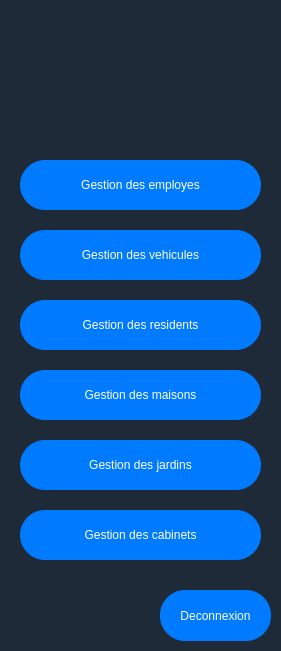
   <widget class="QFrame" name="Cannitech">
    <property name="geometry">
     <rect>
      <x>10</x>
      <y>40</y>
      <width>281</width>
      <height>651</height>
     </rect>
    </property>
    <property name="styleSheet">
     <string notr="true">background-color: #1e2a38;
color: white;
font: bold 11pt &quot;Arial&quot;;</string>
    </property>
    <property name="frameShape">
     <enum>QFrame::Shape::NoFrame</enum>
    </property>
    <property name="frameShadow">
     <enum>QFrame::Shadow::Plain</enum>
    </property>
    <property name="lineWidth">
     <number>0</number>
    </property>
    <property name="midLineWidth">
     <number>0</number>
    </property>
    <widget class="QPushButton" name="gestionemployes">
     <property name="geometry">
      <rect>
       <x>20</x>
       <y>160</y>
       <width>241</width>
       <height>50</height>
      </rect>
     </property>
     <property name="sizePolicy">
      <sizepolicy hsizetype="Fixed" vsizetype="Fixed">
       <horstretch>0</horstretch>
       <verstretch>0</verstretch>
      </sizepolicy>
     </property>
     <property name="focusPolicy">
      <enum>Qt::FocusPolicy::StrongFocus</enum>
     </property>
     <property name="contextMenuPolicy">
      <enum>Qt::ContextMenuPolicy::DefaultContextMenu</enum>
     </property>
     <property name="layoutDirection">
      <enum>Qt::LayoutDirection::LeftToRight</enum>
     </property>
     <property name="styleSheet">
      <string notr="true">QPushButton {
    background-color: #007bff;
    color: white;
    border-radius: 25px;
}

</string>
     </property>
     <property name="text">
      <string>Gestion des employes</string>
     </property>
     <property name="icon">
      <iconset>
       <normaloff>:/figma/users 02.png</normaloff>:/figma/users 02.png</iconset>
     </property>
     <property name="iconSize">
      <size>
       <width>30</width>
       <height>30</height>
      </size>
     </property>
     <property name="checkable">
      <bool>false</bool>
     </property>
     <property name="autoRepeat">
      <bool>false</bool>
     </property>
     <property name="autoExclusive">
      <bool>false</bool>
     </property>
    </widget>
    <widget class="QPushButton" name="gestionvehicules">
     <property name="geometry">
      <rect>
       <x>20</x>
       <y>230</y>
       <width>241</width>
       <height>50</height>
      </rect>
     </property>
     <property name="sizePolicy">
      <sizepolicy hsizetype="Fixed" vsizetype="Fixed">
       <horstretch>0</horstretch>
       <verstretch>0</verstretch>
      </sizepolicy>
     </property>
     <property name="focusPolicy">
      <enum>Qt::FocusPolicy::StrongFocus</enum>
     </property>
     <property name="contextMenuPolicy">
      <enum>Qt::ContextMenuPolicy::DefaultContextMenu</enum>
     </property>
     <property name="layoutDirection">
      <enum>Qt::LayoutDirection::LeftToRight</enum>
     </property>
     <property name="styleSheet">
      <string notr="true">QPushButton {
    background-color: #007bff;
    color: white;
    border-radius: 25px;
}

</string>
     </property>
     <property name="text">
      <string>Gestion des vehicules</string>
     </property>
     <property name="icon">
      <iconset>
       <normaloff>:/figma/community.png</normaloff>:/figma/community.png</iconset>
     </property>
     <property name="iconSize">
      <size>
       <width>30</width>
       <height>30</height>
      </size>
     </property>
     <property name="checkable">
      <bool>false</bool>
     </property>
     <property name="autoRepeat">
      <bool>false</bool>
     </property>
     <property name="autoExclusive">
      <bool>false</bool>
     </property>
    </widget>
    <widget class="QPushButton" name="gestionmaisons">
     <property name="geometry">
      <rect>
       <x>20</x>
       <y>370</y>
       <width>241</width>
       <height>50</height>
      </rect>
     </property>
     <property name="sizePolicy">
      <sizepolicy hsizetype="Fixed" vsizetype="Fixed">
       <horstretch>0</horstretch>
       <verstretch>0</verstretch>
      </sizepolicy>
     </property>
     <property name="focusPolicy">
      <enum>Qt::FocusPolicy::StrongFocus</enum>
     </property>
     <property name="contextMenuPolicy">
      <enum>Qt::ContextMenuPolicy::DefaultContextMenu</enum>
     </property>
     <property name="layoutDirection">
      <enum>Qt::LayoutDirection::LeftToRight</enum>
     </property>
     <property name="styleSheet">
      <string notr="true">QPushButton {
    background-color: #007bff;
    color: white;
    border-radius: 25px;
}

</string>
     </property>
     <property name="text">
      <string>Gestion des maisons</string>
     </property>
     <property name="icon">
      <iconset>
       <normaloff>:/figma/notepad.png</normaloff>:/figma/notepad.png</iconset>
     </property>
     <property name="iconSize">
      <size>
       <width>30</width>
       <height>30</height>
      </size>
     </property>
     <property name="checkable">
      <bool>false</bool>
     </property>
     <property name="autoRepeat">
      <bool>false</bool>
     </property>
     <property name="autoExclusive">
      <bool>false</bool>
     </property>
    </widget>
    <widget class="QPushButton" name="gestionjardins">
     <property name="geometry">
      <rect>
       <x>20</x>
       <y>440</y>
       <width>241</width>
       <height>50</height>
      </rect>
     </property>
     <property name="sizePolicy">
      <sizepolicy hsizetype="Fixed" vsizetype="Fixed">
       <horstretch>0</horstretch>
       <verstretch>0</verstretch>
      </sizepolicy>
     </property>
     <property name="focusPolicy">
      <enum>Qt::FocusPolicy::StrongFocus</enum>
     </property>
     <property name="contextMenuPolicy">
      <enum>Qt::ContextMenuPolicy::DefaultContextMenu</enum>
     </property>
     <property name="layoutDirection">
      <enum>Qt::LayoutDirection::LeftToRight</enum>
     </property>
     <property name="styleSheet">
      <string notr="true">QPushButton {
    background-color: #007bff;
    color: white;
    border-radius: 25px;
}

</string>
     </property>
     <property name="text">
      <string>Gestion des jardins</string>
     </property>
     <property name="icon">
      <iconset>
       <normaloff>:/figma/users 01.png</normaloff>:/figma/users 01.png</iconset>
     </property>
     <property name="iconSize">
      <size>
       <width>30</width>
       <height>30</height>
      </size>
     </property>
     <property name="checkable">
      <bool>false</bool>
     </property>
     <property name="autoRepeat">
      <bool>false</bool>
     </property>
     <property name="autoExclusive">
      <bool>false</bool>
     </property>
    </widget>
    <widget class="QPushButton" name="gestionresidents">
     <property name="geometry">
      <rect>
       <x>20</x>
       <y>300</y>
       <width>241</width>
       <height>50</height>
      </rect>
     </property>
     <property name="sizePolicy">
      <sizepolicy hsizetype="Fixed" vsizetype="Fixed">
       <horstretch>0</horstretch>
       <verstretch>0</verstretch>
      </sizepolicy>
     </property>
     <property name="focusPolicy">
      <enum>Qt::FocusPolicy::StrongFocus</enum>
     </property>
     <property name="contextMenuPolicy">
      <enum>Qt::ContextMenuPolicy::DefaultContextMenu</enum>
     </property>
     <property name="layoutDirection">
      <enum>Qt::LayoutDirection::LeftToRight</enum>
     </property>
     <property name="styleSheet">
      <string notr="true">QPushButton {
    background-color: #007bff;
    color: white;
    border-radius: 25px;
}

</string>
     </property>
     <property name="text">
      <string>Gestion des residents</string>
     </property>
     <property name="icon">
      <iconset>
       <normaloff>:/figma/notepad.png</normaloff>:/figma/notepad.png</iconset>
     </property>
     <property name="iconSize">
      <size>
       <width>30</width>
       <height>30</height>
      </size>
     </property>
     <property name="checkable">
      <bool>false</bool>
     </property>
     <property name="autoRepeat">
      <bool>false</bool>
     </property>
     <property name="autoExclusive">
      <bool>false</bool>
     </property>
    </widget>
    <widget class="QPushButton" name="deconnexion">
     <property name="geometry">
      <rect>
       <x>160</x>
       <y>590</y>
       <width>111</width>
       <height>51</height>
      </rect>
     </property>
     <property name="styleSheet">
      <string notr="true">QPushButton {
    background-color: #007bff;
    color: white;
    border-radius: 25px;
}

</string>
     </property>
     <property name="text">
      <string>Deconnexion</string>
     </property>
     <property name="iconSize">
      <size>
       <width>200</width>
       <height>200</height>
      </size>
     </property>
     <property name="autoRepeatInterval">
      <number>100</number>
     </property>
    </widget>
    <widget class="QPushButton" name="gestioncabinets">
     <property name="geometry">
      <rect>
       <x>20</x>
       <y>510</y>
       <width>241</width>
       <height>50</height>
      </rect>
     </property>
     <property name="sizePolicy">
      <sizepolicy hsizetype="Fixed" vsizetype="Fixed">
       <horstretch>0</horstretch>
       <verstretch>0</verstretch>
      </sizepolicy>
     </property>
     <property name="focusPolicy">
      <enum>Qt::FocusPolicy::StrongFocus</enum>
     </property>
     <property name="contextMenuPolicy">
      <enum>Qt::ContextMenuPolicy::DefaultContextMenu</enum>
     </property>
     <property name="layoutDirection">
      <enum>Qt::LayoutDirection::LeftToRight</enum>
     </property>
     <property name="styleSheet">
      <string notr="true">QPushButton {
    background-color: #007bff;
    color: white;
    border-radius: 25px;
}

</string>
     </property>
     <property name="text">
      <string>Gestion des cabinets</string>
     </property>
     <property name="icon">
      <iconset>
       <normaloff>:/figma/users 01.png</normaloff>:/figma/users 01.png</iconset>
     </property>
     <property name="iconSize">
      <size>
       <width>30</width>
       <height>30</height>
      </size>
     </property>
     <property name="checkable">
      <bool>false</bool>
     </property>
     <property name="autoRepeat">
      <bool>false</bool>
     </property>
     <property name="autoExclusive">
      <bool>false</bool>
     </property>
    </widget>
    <widget class="QLabel" name="label_6">
     <property name="geometry">
      <rect>
       <x>50</x>
       <y>10</y>
       <width>181</width>
       <height>131</height>
      </rect>
     </property>
     <property name="text">
      <string/>
     </property>
     <property name="pixmap">
      <pixmap>Lg.png</pixmap>
     </property>
    </widget>
   </widget>
